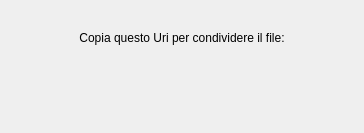
<?xml version="1.0" encoding="UTF-8"?>
<ui version="4.0">
 <class>ShowUriDialog</class>
 <widget class="QDialog" name="ShowUriDialog">
  <property name="geometry">
   <rect>
    <x>0</x>
    <y>0</y>
    <width>364</width>
    <height>133</height>
   </rect>
  </property>
  <property name="windowTitle">
   <string>Dialog</string>
  </property>
  <layout class="QGridLayout" name="gridLayout">
   <item row="0" column="0">
    <spacer name="horizontalSpacer">
     <property name="orientation">
      <enum>Qt::Horizontal</enum>
     </property>
     <property name="sizeHint" stdset="0">
      <size>
       <width>55</width>
       <height>20</height>
      </size>
     </property>
    </spacer>
   </item>
   <item row="0" column="1">
    <widget class="QLabel" name="label">
     <property name="text">
      <string>Copia questo Uri per condividere il file:</string>
     </property>
     <property name="alignment">
      <set>Qt::AlignCenter</set>
     </property>
    </widget>
   </item>
   <item row="0" column="2">
    <spacer name="horizontalSpacer_2">
     <property name="orientation">
      <enum>Qt::Horizontal</enum>
     </property>
     <property name="sizeHint" stdset="0">
      <size>
       <width>55</width>
       <height>20</height>
      </size>
     </property>
    </spacer>
   </item>
   <item row="1" column="0">
    <spacer name="horizontalSpacer_3">
     <property name="orientation">
      <enum>Qt::Horizontal</enum>
     </property>
     <property name="sizeHint" stdset="0">
      <size>
       <width>55</width>
       <height>20</height>
      </size>
     </property>
    </spacer>
   </item>
   <item row="1" column="1">
    <widget class="QLabel" name="UriLabel">
     <property name="text">
      <string/>
     </property>
     <property name="textFormat">
      <enum>Qt::RichText</enum>
     </property>
     <property name="alignment">
      <set>Qt::AlignCenter</set>
     </property>
     <property name="textInteractionFlags">
      <set>Qt::LinksAccessibleByMouse|Qt::TextSelectableByMouse</set>
     </property>
    </widget>
   </item>
   <item row="1" column="2">
    <spacer name="horizontalSpacer_4">
     <property name="orientation">
      <enum>Qt::Horizontal</enum>
     </property>
     <property name="sizeHint" stdset="0">
      <size>
       <width>55</width>
       <height>20</height>
      </size>
     </property>
    </spacer>
   </item>
  </layout>
 </widget>
 <resources/>
 <connections/>
</ui>
